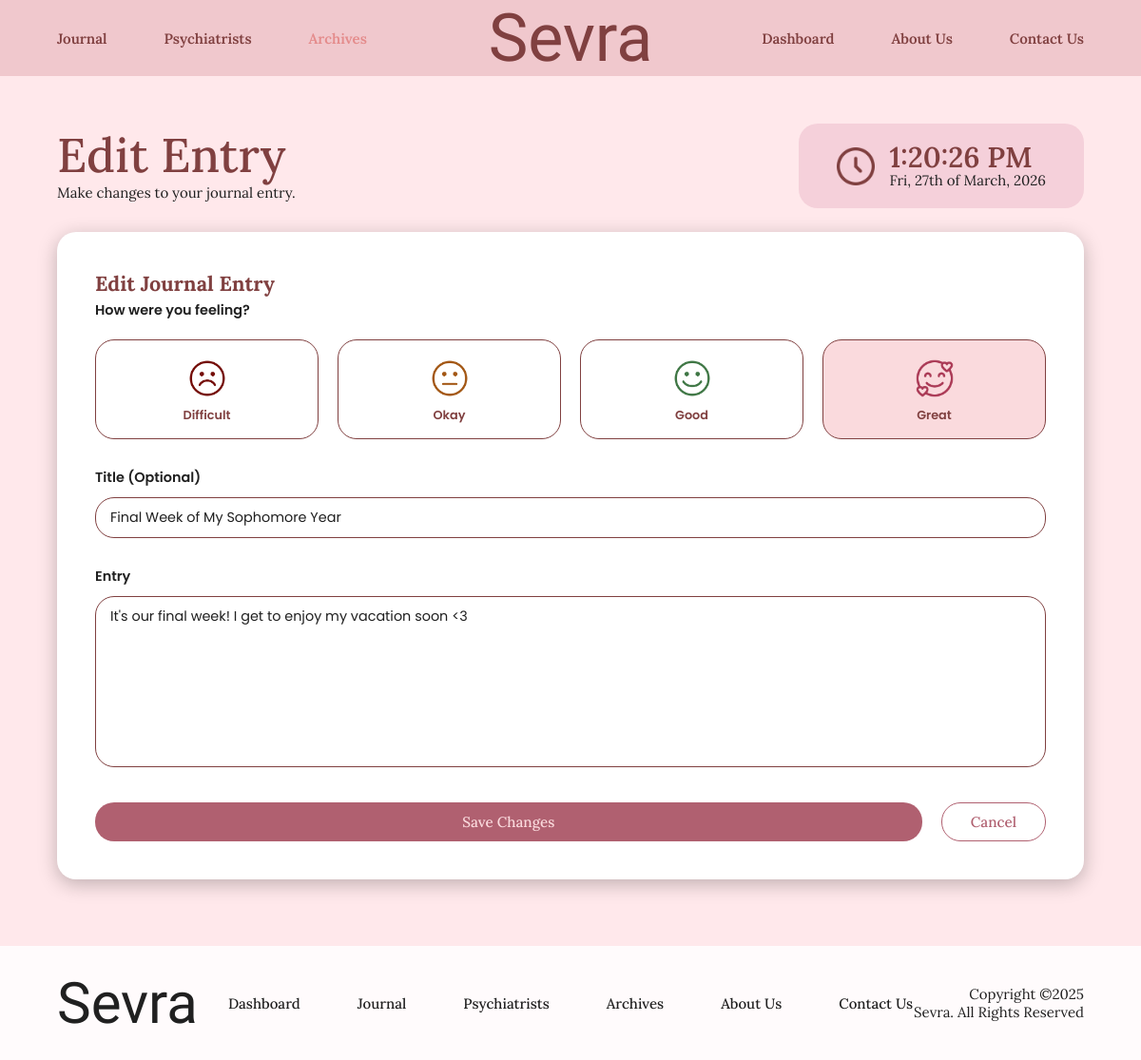
Page /edit_journal.php?id=2 (signed in) on the committed database.
### tables this page shows
CREATE TABLE `journals` (
  `journal_id` int(11) NOT NULL,
  `user_id` int(11) NOT NULL,
  `mood` varchar(20) NOT NULL,
  `title` varchar(255) DEFAULT NULL,
  `entry` text DEFAULT NULL,
  `created_at` timestamp NOT NULL DEFAULT current_timestamp()
);

### edit_journal.php (the view, shortened to what this page needs)
<?php
$user_id = $_SESSION['user_id'];
require_once("includes/database.php");
$journal_id = isset($_GET['id']) ? (int) $_GET['id'] : 0;
$stmt = $pdo->prepare("SELECT * FROM journals WHERE journal_id = :journal_id AND user_id = :user_id");
$stmt->execute([':journal_id' => $journal_id, ':user_id' => $user_id]);
$entry = $stmt->fetch();
?>
<!DOCTYPE html>
<html lang="en">
<head>
    <link href="css/styles.css" rel="stylesheet" />
</head>
<body>
    <?php $activePage = "archives";
    include("includes/header.php"); ?>
    <main class="dashboard-main">
        <div class="dashboard-top">
            <div class="dashboard-greeting">
                <h1>Edit Entry</h1>
                <p>Make changes to your journal entry.</p>
            </div>
            <div class="dashboard-clock">
                <img class="clock-icon" src="images/icon-clock.png" alt="Clock Icon" />
                <div class="clock-info">
                    <span class="clock-time" id="clockTime">12:00 AM</span>
                    <span class="clock-date" id="clockDate">Mon, 23rd of February, 2026</span>
                </div>
            </div>
        </div>
        <div class="journal-card">
            <h2>Edit Journal Entry</h2>
            <form method="POST">
                <span class="mood-label">How were you feeling?</span>
                <div class="mood-options">
                    <button type="button" class="mood-option <?= $entry['mood'] === 'difficult' ? 'selected' : '' ?>"
                        data-mood="difficult" onclick="selectMood(this)">
                        <img src="images/mood-difficult.png" alt="Difficult" class="mood-icon-img" />
                        Difficult
                    </button>
                    <button type="button" class="mood-option <?= $entry['mood'] === 'okay' ? 'selected' : '' ?>"
                        data-mood="okay" onclick="selectMood(this)">
                        <img src="images/mood-okay.png" alt="Okay" class="mood-icon-img" />
                        Okay
                    </button>
                    <button type="button" class="mood-option <?= $entry['mood'] === 'good' ? 'selected' : '' ?>"
                        data-mood="good" onclick="selectMood(this)">
                        <img src="images/mood-good.png" alt="Good" class="mood-icon-img" />
                        Good
                    </button>
                    <button type="button" class="mood-option <?= $entry['mood'] === 'great' ? 'selected' : '' ?>"
                        data-mood="great" onclick="selectMood(this)">
                        <img src="images/mood-great.png" alt="Great" class="mood-icon-img" />
                        Great
                    </button>
                </div>
                <div class="field-group">
                    <label for="entryTitle">Title (Optional)</label>
                    <input type="text" id="entryTitle" name="title" value="<?= htmlspecialchars($entry['title']) ?>"
                        placeholder="Give your entry a title..." />
                </div>
                <div class="field-group">
                    <label for="entryBody">Entry</label>
                    <textarea id="entryBody" name="body"><?= htmlspecialchars($entry['entry']) ?></textarea>
                </div>
                <div class="journal-actions">
                    <button type="submit" class="btn-submit">Save Changes</button>
                    <a href="view_journal.php?id=<?= $journal_id ?>" class="btn-cancel">Cancel</a>
                </div>
            </form>
        </div>
    </main>
    <?php include("includes/footer.php"); ?>
</body>
</html>

### css/styles.css (style rules this page uses)
*, *::before, *::after { box-sizing: border-box; margin: 0; padding: 0; }
html, body { font-family: 'Poppins', sans-serif; background: #ffe8eb; color: #202020; min-height: 100vh; }
.dashboard-main { background: #ffe8eb; min-height: calc(100vh - 100px - 150px); padding: 50px 60px; display: flex; flex-direction: column; gap: 25px; }
.dashboard-top { display: flex; align-items: center; justify-content: space-between; gap: 25px; }
.dashboard-greeting h1 { font-family: 'Lora', serif; font-size: 50px; font-weight: 500; color: #804040; line-height: 1; margin-bottom: 5px; }
.dashboard-greeting p { font-family: 'Lora', serif; font-size: 15px; color: #202020; }
.dashboard-clock { display: flex; align-items: center; gap: 15px; background: #f5d0da; border-radius: 20px; padding: 20px 40px; white-space: nowrap; flex-shrink: 0; }
.clock-icon { width: 40px; height: 40px; object-fit: contain; }
.clock-info { display: flex; flex-direction: column; }
.clock-time { font-family: 'Lora', serif; font-size: 30px; font-weight: 600; color: #804040; line-height: 1; }
.clock-date { font-family: 'Lora', serif; font-size: 15px; color: #202020; }
.journal-card { background: #fff; border-radius: 20px; padding: 40px; margin: 0 0 20px; box-shadow: 0 5px 20px #00000040; }
.journal-card h2 { font-family: 'Lora', serif; font-size: 1.35rem; font-weight: 700; color: #804040; margin: 0 0 4px; }
.mood-label { font-family: 'Poppins', sans-serif; font-size: 0.9rem; font-weight: 600; color: #202020; margin-bottom: 20px; display: block; }
.mood-options { display: grid; grid-template-columns: repeat(4, 1fr); gap: 20px; margin-bottom: 30px; }
.mood-option { border: 1.5px solid #804040; border-radius: 20px; padding: 20px 10px 15px; text-align: center; cursor: pointer; background: #fff; transition: border-color 0.2s, background 0.2s, transform 0.15s; font-family: 'Poppins', sans-serif; font-size: 0.8rem; font-weight: 600; color: #804040; }
.mood-option.selected { border-color: #804040; background: #fadadd; }
.mood-option .mood-icon-img { width: 40px; height: 40px; display: block; margin: 0 auto 10px; object-fit: contain; }
.field-group { margin-bottom: 30px; }
.field-group label { display: block; font-family: 'Poppins', sans-serif; font-size: 0.9rem; font-weight: 600; color: #202020; margin-bottom: 10px; }
.field-group input[type="text"], .field-group textarea { width: 100%; border: 1.5px solid #804040; border-radius: 20px; padding: 10px 15px; font-family: 'Poppins', sans-serif; font-size: 0.9rem; color: #202020; background: #fff; outline: none; transition: border-color 0.2s; resize: none; box-sizing: border-box; }
.field-group input[type="text"]::placeholder, .field-group textarea::placeholder { color: #20202060; }
.field-group textarea { height: 180px; }
.journal-actions { display: flex; gap: 20px; margin-top: 10px; }
.btn-submit { font-family: 'Lora', serif; font-size: 0.95rem; font-weight: 500; flex: 1; padding: 10px; background: #b06070; color: #fadadd; border: none; border-radius: 20px; cursor: pointer; transition: background 0.2s, transform 0.15s; }
.btn-cancel { font-family: 'Lora', serif; font-size: 0.95rem; font-weight: 500; padding: 10px 30px; background-color: #fff; color: #b06070; border: 1.5px solid #b06070; border-radius: 20px; cursor: pointer; transition: border-color 0.2s, background 0.2s; }
a.btn-cancel { text-decoration: none; }

### rows in the picture
journals: title "Final Week of My Sophomore Year", body "It's our final week! I get to enjoy my vacation soon <3"
